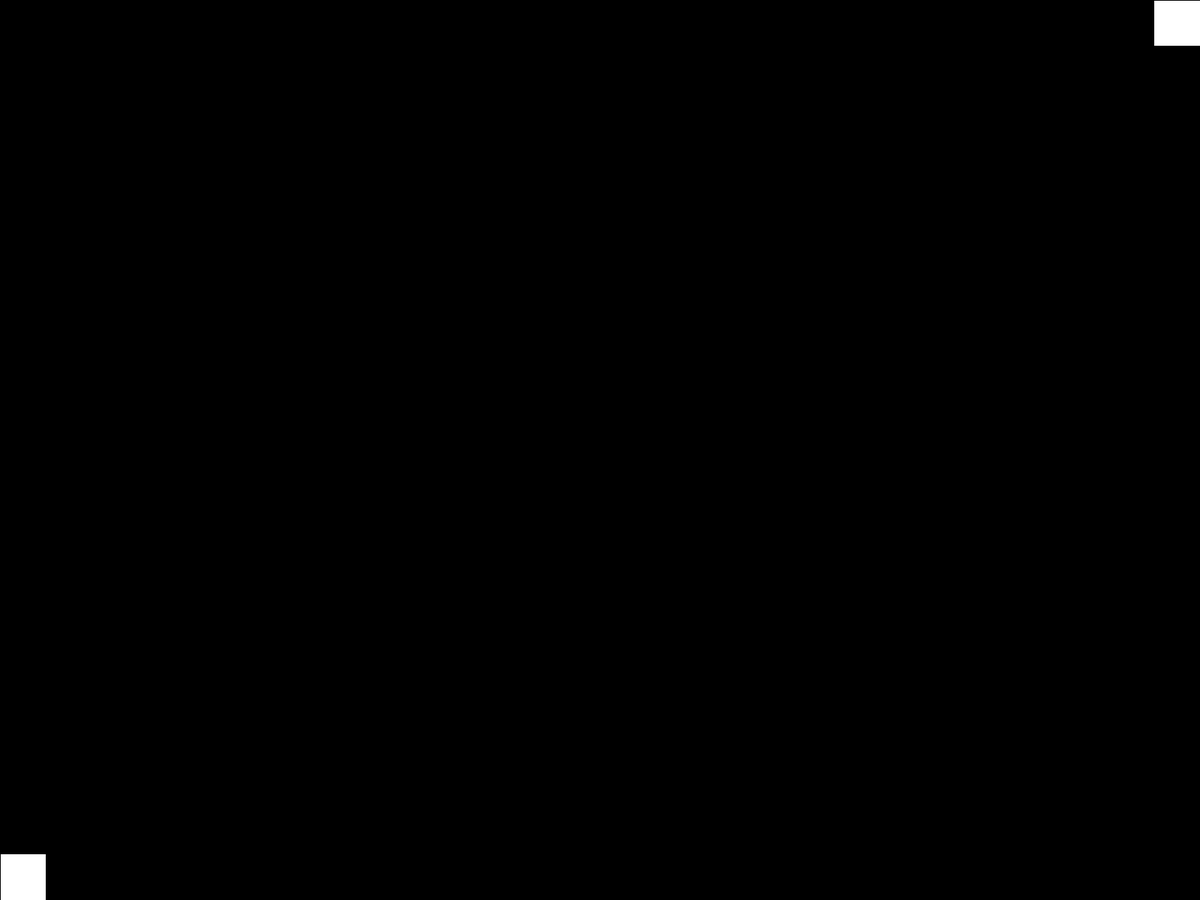
Frame 1 (no input)
Frame 60 (the mouse pressed at the canvas centre just before this capture): identical to frame 1, image omitted
Frame 120 (the mouse held since frame 60 and released just before this capture): identical to frame 1, image omitted

The Processing sketch that drew this single still picture (run headless with seeded random() and noise(); from frame 60 on, the mouse is pressed at the canvas centre):

// Processing sketch: MusicPlayer_DIVs
// ── MusicPlayer_DIVs.pde
/* DIVs for Music Interface
 */
//
//Libraries
//Classes - Objects
MusicPlayer musicPlayer;
//
// Global Variables
int appWidth, appHeight;

//
//void settings() {}//End Settings
//Note: CANVAS based on DISPLAY, see Intermedate
//
void setup() {
  fullScreen();
  appWidth = displayWidth;
  appHeight = displayHeight;
  //
  musicPlayer = new MusicPlayer(17); //ERROR, Constructor: if undeclared, NullPointerException, like variable
  musicPlayer.seeQuitMusicButton();
  
  //musicPlayer.errorStatment("Hello World, second time");
}//End Setup
//
void draw() {
  //
  //Activate Music GUI
  //ErrorCheck("draw() Music GUI set:", musicGUI);
  if ( musicPlayer.musicPlayerGUI()==true ) {
    musicPlayer.draw();
  } else {
    background(0);
  }
  musicPlayer.seeQuitMusicButton();

  //
}//End Draw
//
void keyPressed() {
  musicPlayer.keyPressed();
}//End KeyPressed
//
void mousePressed() {
  musicPlayer.mousePressed();
}//End MousePressed
//
//End DRIVER

// ── Music_Player.pde
class MusicPlayer {
  //
  //Global Variables
  float[] divs;
  Boolean musicGUI=false;
  //Constructor & Multiple Constructors (different parameters)
  MusicPlayer() {
  }
  //End Constructor
  //
  MusicPlayer(int numberOfRectangles) {
    this.divs = new float[numberOfRectangles*4];
    divs();
  }//End Constructor
  //
  void draw() {
    //ERRORCheck("Hello World");
    seeMusicGUI();
  }//End Draw
  //
  void mousePressed() {
    int num=4;
    if ( mouseX>divs[num] && mouseX<divs[num]+divs[num+2] && mouseY>divs[num+1] && mouseY<divs[num+1]+divs[num+3] ) exit();
    num=8;
    if ( mouseX>divs[num] && mouseX<divs[num]+divs[num+2] && mouseY>divs[num+1] && mouseY<divs[num+1]+divs[num+3] ) musicGUI = varSwitch(musicGUI);

  }// End Mouse Pressed
  //
  void keyPressed() {
    //key=='CAP' || key=='LOWER' //Note" Caps Lock
    //key==CODED || keyCode==ESC //Special Keys
    if (key==CODED || keyCode==ESC) exit();
    if (key=='Q' || key=='q') exit();
    if (key=='M' || key=='m') musicGUI = varSwitch(musicGUI);
  }//End Key Pressed
  //
  Boolean varSwitch(Boolean variable) {
    if ( variable==true ) {
      return variable=false;
    } else {
      return variable=true;
    }
  }//End Boolean Variable Switch

  void divs() {
    divs[0] = appWidth*1/4 ;
    divs[1] = appHeight*1/4 ;
    divs[2] = appWidth*1/2 ;
    divs[3] = appHeight*1/2 ;

    float referent = divs[2]/13;
    float textWidth = referent*5;
    float textHeight = referent*3;

    float[] column = new float[6];
    column[0] = divs[0]+ referent;
    for (int i = 1; i < column.length; i++) {
      if (i==5) {
        column[i] = column[i-1] + referent* 2;
      } else {
        column[i] = column[i-1] + referent;
      }
    }
    float[] row = new float[4];
    row[0] = divs[1]+ referent;
    for (int i = 1; i<row.length; i++) {
      if (i == 2) {
        row[i] = row[i-1]+ textHeight + referent* 1/2;
      } else {
        row[i] = row[i-1] + referent + referent * 1/2;
      }
    }
    float testHeight = referent*2.5 + textHeight*2;
    float errorIncrease = referent*2;

    while (divs[3] < testHeight) {
      divs[1] -= errorIncrease;
      row[0] = divs[1] + referent;
      row[1] = row[0]  + referent + referent* 1/2;
      row[2] = row[1] + textHeight + referent*1/2;
      row[3] = row[2] + referent + referent*1/2;
      divs[3] += errorIncrease;
    }
    for (int i = 4; i < divs.length; i++) {
      // X Position
      if (i % 4 == 0 && int(i/4) == 1) {
        divs[i] = appWidth - referent;
      } else if (i % 4 == 0 && int(i/4) == 2) {
        divs[i] = appWidth*0;
      } else if (i % 4 == 0 && (int(i/4) >= 3 && int(i/4) <= 5 || int(i/4) == 10 )) {
        divs[i] = column[0];
      } else if (i % 4 == 0 && (int(i/4) == 6 || int(i/4) == 11)) {
        divs[i] = column[1];
      } else if (i % 4 == 0 && (int(i/4) == 7|| int(i/4) == 12)) {
        divs[i] = column[2];
      } else if (i % 4 == 0 && (int(i/4) == 8|| int(i/4) == 13)) {
        divs[i] = column[3];
      } else if (i % 4 == 0 && (int(i/4) == 9 || int(i/4) == 14 )) {
        divs[i] = column[4];
      } else if (i % 4 == 0 && (int(i/4) == 15 || int(i/4) == 16)) {
        divs[i] = column[5];
      } else {
        //Empty Else
      }
      // Y Position
      if (i % 4 == 1 && int(i/4) == 1) {
        divs[i] = appHeight*0;
      } else if (i % 4 == 1 && int(i/4) == 2) {
        divs[i] = appHeight - referent;
      } else if (i % 4 == 1 && (int(i/4) == 3 || int(i/4) == 15)) {
        divs[i] = row[0];
      } else if (i % 4 == 1 && int(i/4) == 4) {
        divs[i] = row[1];
      } else if (i % 4 == 1 && (int(i/4) >= 5 && int(i/4)<= 9)) {
        divs[i] = row[2];
      } else if (i % 4 == 1 && (int(i/4) >= 10 && int(i/4) <= 14)) {
        divs[i] = row[3];
      } else if (i % 4 == 1 && (int(i/4) == 16)) {
        divs[i] = row[2] - referent *1/2;
      } else {
        //Empty Else
      }
      // Width
      if (i % 4 == 2 && (int(i/4) == 3 || int(i/4) == 4 || int(i/4) == 15 ||int(i/4) == 16)) {
        divs[i] = textWidth;
      } else if (i % 4 == 2) {
        divs[i] = referent;
      } else {
        //Empty Else
      }
      // Height
      if (i % 4 == 3 && (int(i/4) == 4|| int(i/4) == 16)) {
        divs[i] = textHeight;
      } else if (i % 4 == 3 && (int(i/4)==15)) {
        divs[i] = textHeight + referent;
      } else if (i % 4 == 3) {
        divs[i] = referent;
      } else {
        //Empty Else
      }
    }
  }//End DIVs

  //
  void seeQuitMusicButton() {
    for ( int j=4; j<9; j+=4 ) {
      rectDIV(divs[j], divs[j+1], divs[j+2], divs[j+3]);
    }
  }//End See Quit & Music Button
  //
  void seeMusicGUI() {
    int j=0;
    rectDIV(divs[j], divs[j+1], divs[j+2], divs[j+3]);
    for ( j=12; j<divs.length; j+=4 ) {
      rectDIV(divs[j], divs[j+1], divs[j+2], divs[j+3]);
    }
  }//End See Music GUI
//
  void rectDIV( float x, float y, float w, float h) {
    rect(x, y, w, h);
  } //End RECT
  //
  //Getters
  Boolean musicPlayerGUI() {
    return musicGUI;
  }//End Music Player GUI
  //
  //
  //Setters
  //
  //Output - Println
  //Mutliple ERROR statements based on parameters, like Contructors
  void ERRORCheck(String description) {
    println(description);
  }//End
  void ERRORCheck(String description, float variable) {
    println(description, variable);
  }//End
  //
}//End Music Player Class
